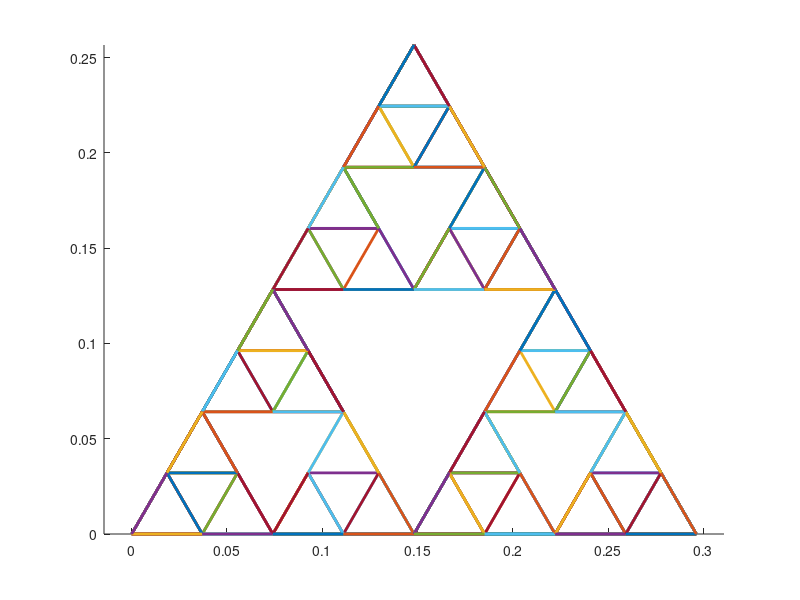

Here is the MATLAB script that generated this plot:
S='F+F+F';%初始元
p='F+F+F+FF';%生成元
a=2*pi/3;%转角
z=0;
A=eps;%起点与方向角
for k=2:4 %迭代次数
    S=strrep(S,'F',p); %用生成元替代初始元
    n=(1/3)^(k-1);%压缩比
end
figure;
axis equal;
hold on
for k=1:length(S)
    switch S(k);
        case 'F'
            plot([z,z+n*exp(i*A)],'linewidth',2);
            z=z+n*exp(i*A);%新起点
        case '+'
            A=A+a;
        otherwise
    end%退出
end

